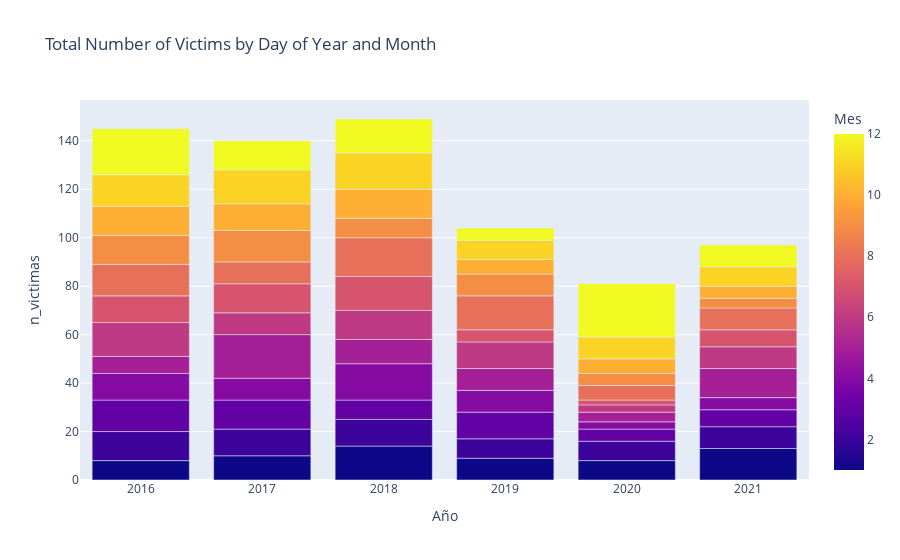

The notebook cell this image was saved under:
### Code cell
import plotly.express as px

# Group data by day name and hour, summing 'n_victimas'
grouped_data = data_hm.groupby([data_hm['fecha_hora'].dt.year.rename('Año'), 
                                 data_hm['fecha_hora'].dt.month.rename('Mes')])['n_victimas'].sum().reset_index()

# Create a bar plot using Plotly Express
fig = px.bar(grouped_data, x='Año', y='n_victimas', color='Mes',
             title='Total Number of Victims by Day of Year and Month',)
            #  labels={'Año': 'Day of Week', 'n_victimas': 'Total Victims'},
            #  category_orders={'Day_of_Week': ['Monday', 'Tuesday', 'Wednesday', 'Thursday', 'Friday', 'Saturday', 'Sunday']})

# Show the plot
fig.show()

### Figure 1 — Plotly figure (JSON) as saved in the notebook; plotly's stock layout.template omitted (floating-point values rounded to 4 significant figures)
{"data": [{"alignmentgroup": "True", "hovertemplate": "Año=%{x}<br>n_victimas=%{y}<br>Mes=%{marker.color}<extra></extra>", "legendgroup": "", "marker": {"color": [1, 2, 3, 4, 5, 6, 7, 8, 9, 10, 11, 12, 1, 2, 3, 4, 5, 6, 7, 8, 9, 10, 11, 12, 1, 2, 3, 4, 5, 6, 7, 8, 9, 10, 11, 12, 1, 2, 3, 4, 5, 6, 7, 8, 9, 10, 11, 12, 1, 2, 3, 4, 5, 6, 7, 8, 9, 10, 11, 12, 1, 2, 3, 4, 5, 6, 7, 8, 9, 10, 11, 12], "coloraxis": "coloraxis", "pattern": {"shape": ""}}, "name": "", "offsetgroup": "", "orientation": "v", "showlegend": false, "textposition": "auto", "type": "bar", "x": [2016, 2016, 2016, 2016, 2016, 2016, 2016, 2016, 2016, 2016, 2016, 2016, 2017, 2017, 2017, 2017, 2017, 2017, 2017, 2017, 2017, 2017, 2017, 2017, 2018, 2018, 2018, 2018, 2018, 2018, 2018, 2018, 2018, 2018, 2018, 2018, 2019, 2019, 2019, 2019, 2019, 2019, 2019, 2019, 2019, 2019, 2019, 2019, 2020, 2020, 2020, 2020, 2020, 2020, 2020, 2020, 2020, 2020, 2020, 2020, 2021, 2021, 2021, 2021, 2021, 2021, 2021, 2021, 2021, 2021, 2021, 2021], "xaxis": "x", "y": [8, 12, 13, 11, 7, 14, 11, 13, 12, 12, 13, 19, 10, 11, 12, 9, 18, 9, 12, 9, 13, 11, 14, 12, 14, 11, 8, 15, 10, 12, 14, 16, 8, 12, 15, 14, 9, 8, 11, 9, 9, 11, 5, 14, 9, 6, 8, 5, 8, 8, 5, 3, 4, 3, 2, 6, 5, 6, 9, 22, 13, 9, 7, 5, 12, 9, 7, 9, 4, 5, 8, 9], "yaxis": "y"}], "layout": {"barmode": "relative", "coloraxis": {"colorbar": {"title": {"text": "Mes"}}, "colorscale": [[0, "#0d0887"], [0.1111, "#46039f"], [0.2222, "#7201a8"], [0.3333, "#9c179e"], [0.4444, "#bd3786"], [0.5556, "#d8576b"], [0.6667, "#ed7953"], [0.7778, "#fb9f3a"], [0.8889, "#fdca26"], [1, "#f0f921"]]}, "legend": {"tracegroupgap": 0}, "title": {"text": "Total Number of Victims by Day of Year and Month"}, "xaxis": {"anchor": "y", "domain": [0, 1], "title": {"text": "Año"}}, "yaxis": {"anchor": "x", "domain": [0, 1], "title": {"text": "n_victimas"}}}}
